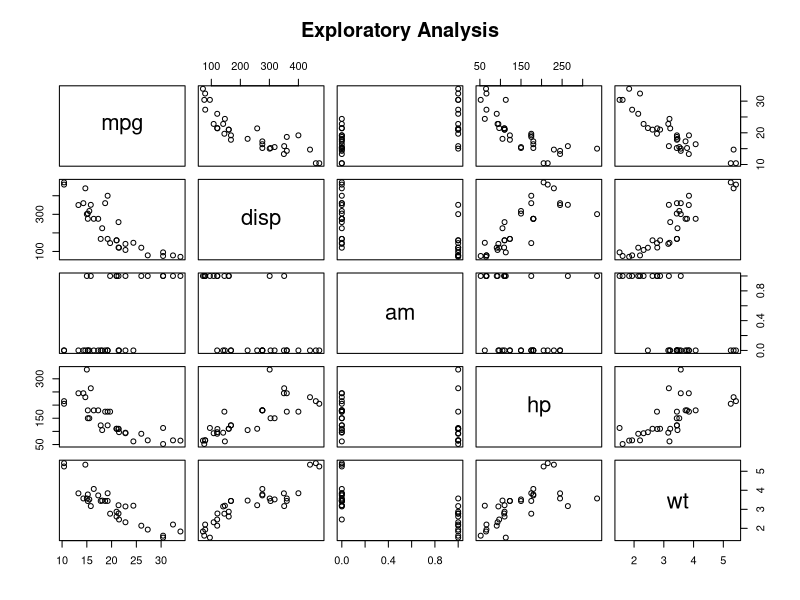
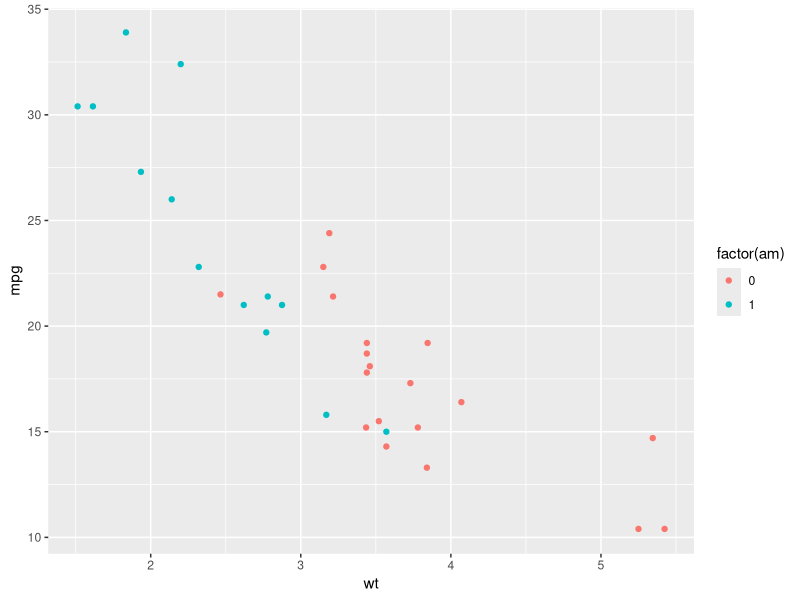
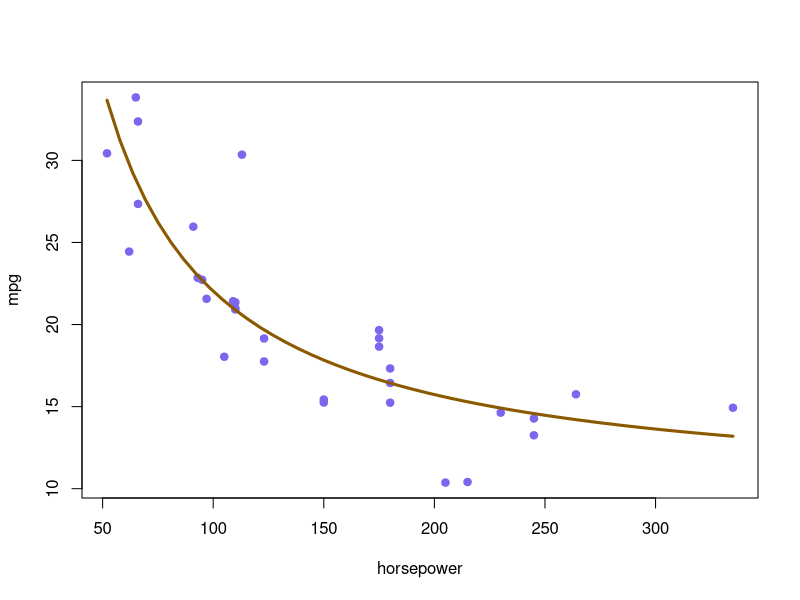
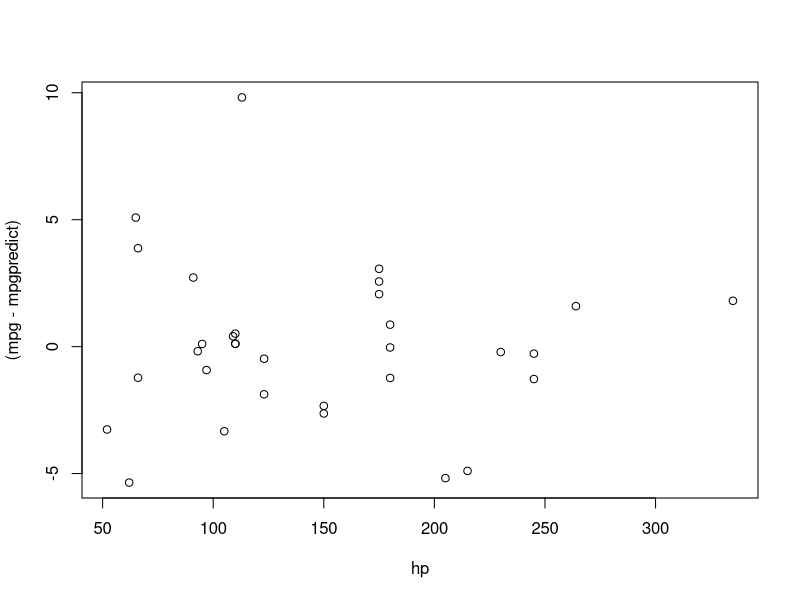
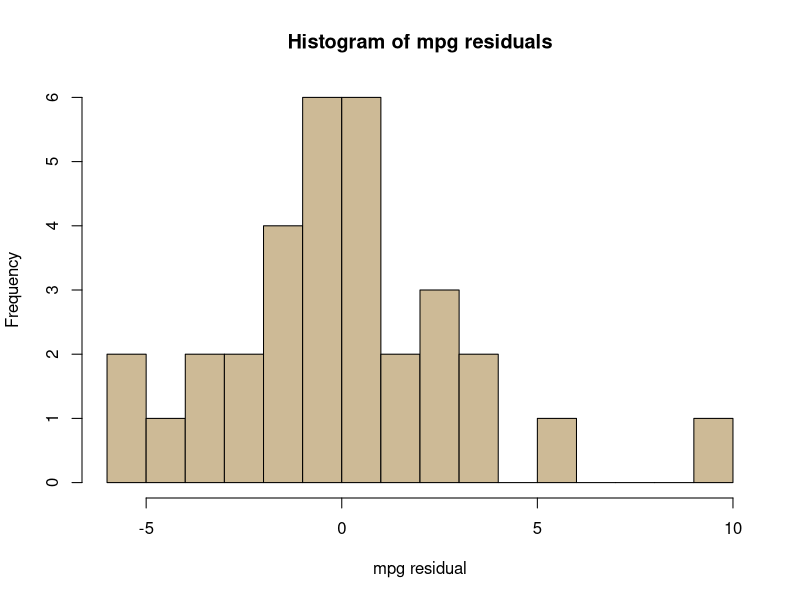
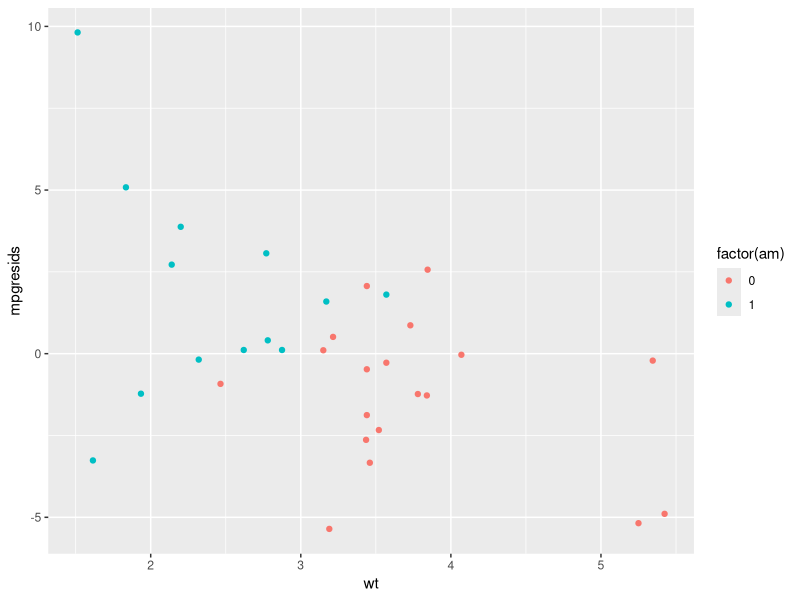
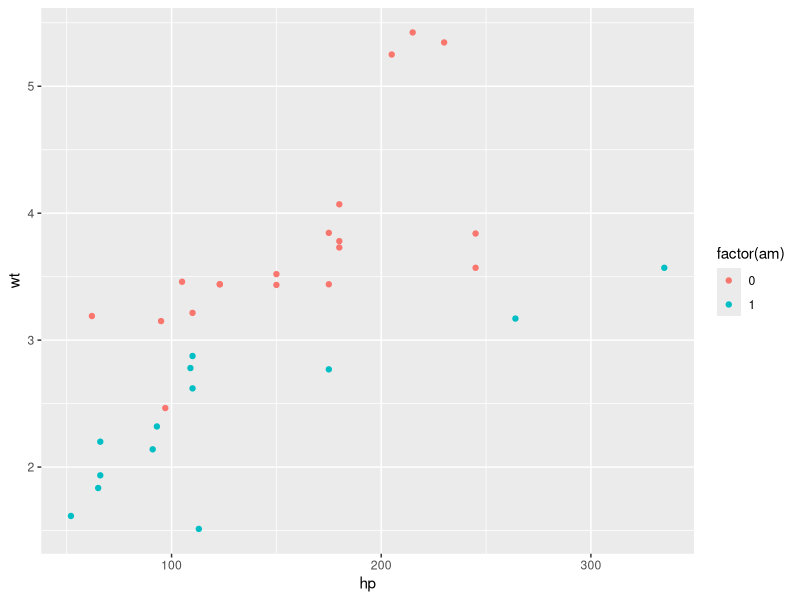
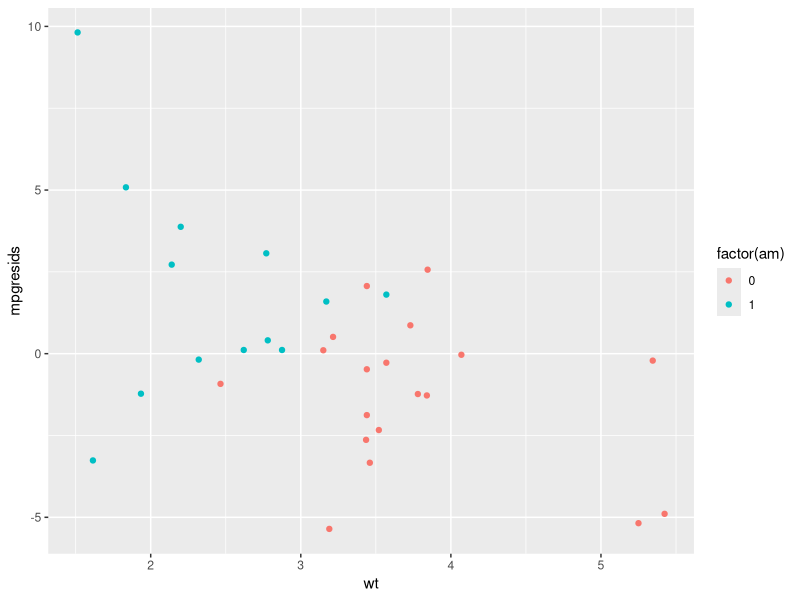

Generate these figures, in order, with R:
## ---- chunk 1
data(mtcars)
library(plyr)

mtcars2=mutate(mtcars, gpm=1/mpg)

pairs(mpg~disp+am+hp+wt,data=mtcars, 
   main="Exploratory Analysis")

## ---- chunk 2
library(plyr)
library(ggplot2)

p<-ggplot(mtcars, aes(wt, mpg, color=factor(am))) + geom_point()
p

f1<-lm(mpg~ wt, data=mtcars)
rf1<-residuals(f1)

rf1

#p<-ggplot(mtcars, aes(wt, rf1, color=factor(am))) + geom_point()

## ---- chunk 3


carnls <- nls(mpg~a1 + b1/hp, mtcars, start = list(a1=1, b1=50))


carnls

ss<-seq(from = min(mtcars$hp), to = max(mtcars$hp), length = 50)


plot(jitter(mpg,4)~hp, data=mtcars, pch=19, col="slateblue2", xlab="horsepower", ylab="mpg")


yy <- predict(carnls,list(hp = ss))

lines(ss, yy, col = "orange4", lwd=3)

## ---- chunk 4

mpgpredict<-predict(carnls)

plot((mpg-mpgpredict)~hp, data=mtcars)

hist(mtcars$mpg-mpgpredict, breaks=18, col="wheat3", xlab="mpg residual", main="Histogram of mpg residuals")

residuals(carnls)

## ---- chunk 5
library(plyr)

mpgresids <- mtcars$mpg-mpgpredict

mtcars2<-cbind(mtcars, mpgresids)

p<-ggplot(mtcars2, aes(wt, mpgresids, color=factor(am))) + geom_point()

p

p<-ggplot(mtcars, aes(hp, wt, color=factor(am))) + geom_point()

p

## ---- chunk 6
library(plyr)

## calculate residuals ad bind to mtcars to do some plotting

mpgresids <- mtcars$mpg-mpgpredict

mtcars2<-cbind(mtcars, mpgresids)

p<-ggplot(mtcars2, aes(wt, mpgresids, color=factor(am))) + geom_point()

p

p<-ggplot(mtcars, aes(wt, mpg, color=factor(am))) + geom_point()

p

## ---- chunk 7
##here we do statistics on the residuals


autoresids <- mtcars2[mtcars$am==0,]
manresids <- mtcars2[mtcars$am==1,]

meanautoresids<-mean(autoresids$mpgresids)
sdautoresids<-sd(autoresids$mpgresids)
nautoresids <- nrow(autoresids)

meanmanresids<-mean(manresids$mpgresids)
sdmanresids<-sd(manresids$mpgresids)
nmanresids <- nrow(manresids)


aaa<-t.test(autoresids$mpgresids, manresids$mpgresids, alternative="less")
pv<-aaa$p.value
lc<-aaa$conf.int[1]
uc<-aaa$conf.int[2]

